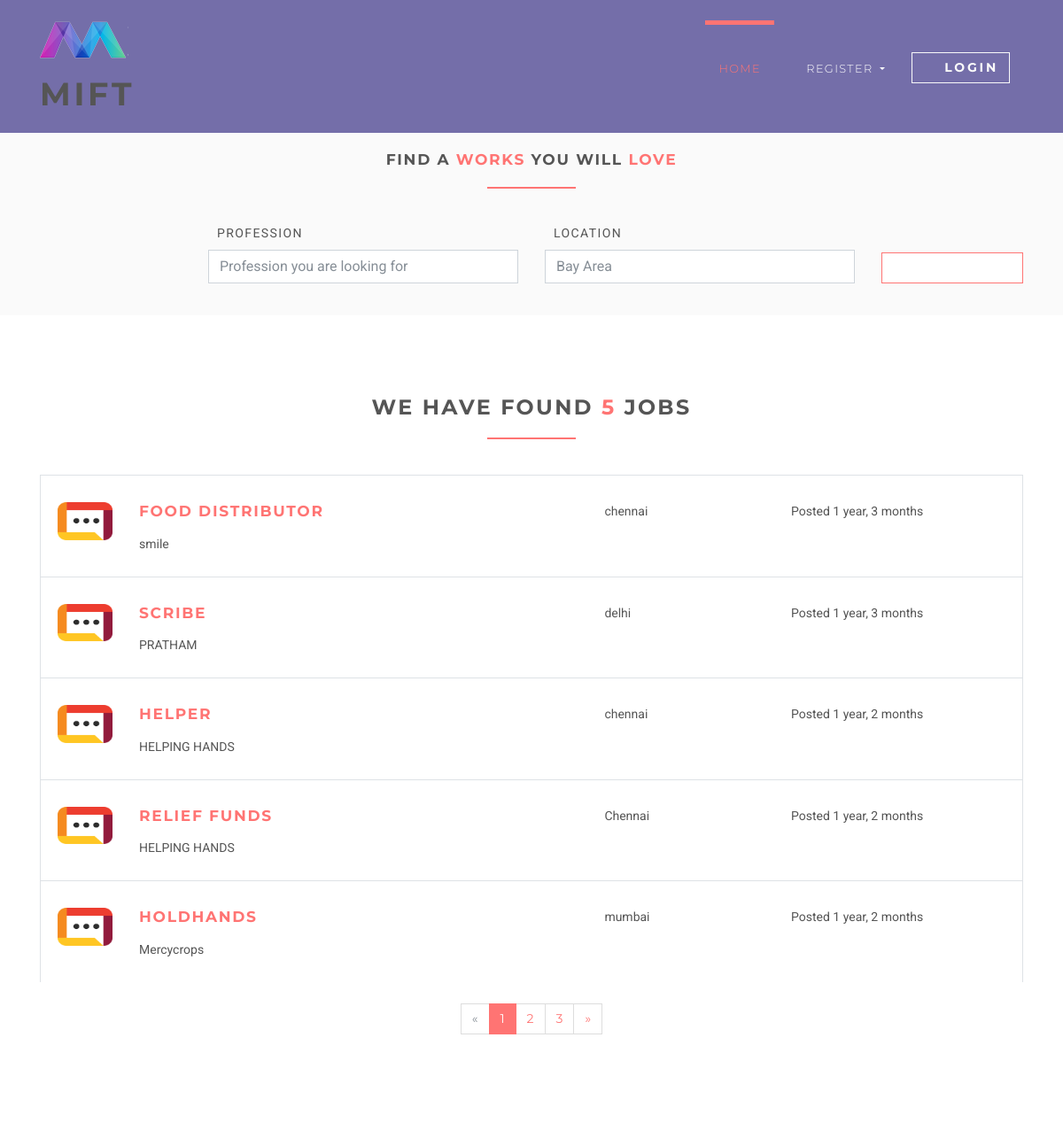
/jobs (upper part), run on an earlier commit of the app's database.
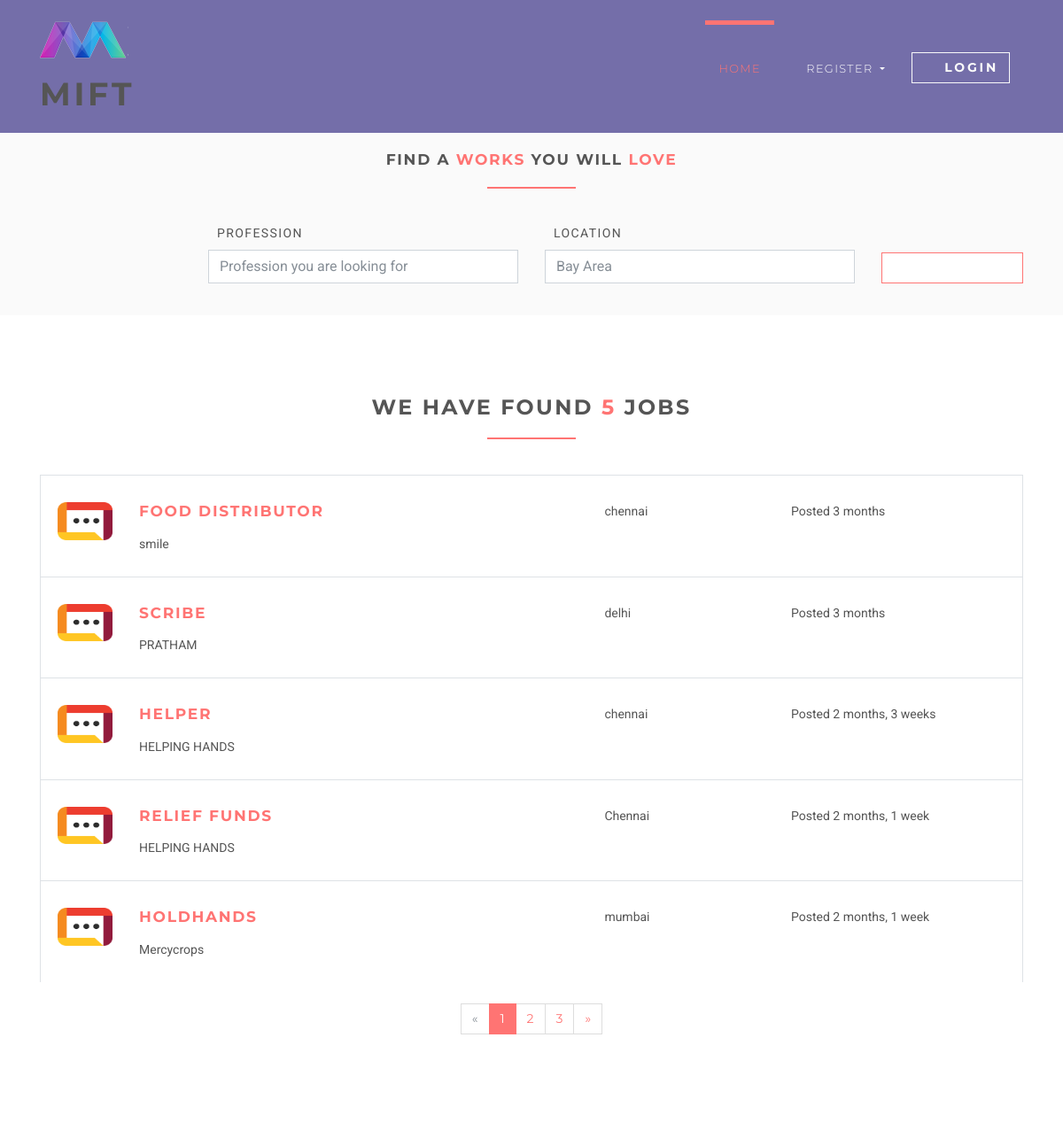
And on a later commit of the database.
### jobsapp/models.py (models this page shows, shortened)
class Job(models.Model):
    user = models.ForeignKey(User, on_delete=models.CASCADE)
    title = models.CharField(max_length=300)
    description = models.TextField()
    location = models.CharField(max_length=150)
    type = models.CharField(choices=JOB_TYPE, max_length=10)
    last_date = models.DateTimeField()
    company_name = models.CharField(max_length=100)
    company_description = models.CharField(max_length=300)
    website = models.CharField(max_length=100, default="",blank=True)
    created_at = models.DateTimeField(default=timezone.now)
    filled = models.BooleanField(default=False)
    phone_number= models.PositiveIntegerField(blank=True,null=True)

### jobsapp/views/home.py (the view)
# urls.py: path('jobs', JobListView.as_view(), name='jobs'),
class JobListView(ListView):
    model = Job
    template_name = 'jobs/jobs.html'
    context_object_name = 'jobs'
    paginate_by = 5

### templates/jobs/jobs.html (shortened to what the changed rows need)
{% extends 'base.html' %}
{% load static %}
{% block content %}
    <section>
        <div class="container">
            {% for job in jobs %}
                <div class="job-listing  ">
                    <div class="row">
                        <div class="col-md-12 col-lg-6">
                            <div class="row">
                                <div class="col-2">
                                    <img src="{% static 'img/company-1.png' %}"
                                         alt="Ipsioou " class="img-fluid">
                                </div>
                                <div class="col-10">
                                    <h4 class="job__title"><a
                                            href="{% url 'jobs:jobs-detail' job.id %}">{{ job.title }}</a></h4>
                                    <p class="job__company">
                                        {{ job.company_name }}
                                    </p>
                                </div>
                            </div>
                        </div>
                        <div class="col-10 col-md-3 col-lg-2 ml-auto"><i class="fa fa-map-marker job__location"></i>
                            {{ job.location }}
                        </div>
                        <div class="col-10 col-md-3 col-lg-3 ml-auto">
                            <p>Posted {{ job.created_at|timesince }}</p>
                        </div>
                    </div>
                </div>
            {% endfor %}
        </div>
    </section>
{% endblock %}

What changed in the data, as far as the page shows it:
changed Job "FOOD DISTRIBUTOR": created_at "1 year, 3 months" → "3 months"
changed Job "SCRIBE": created_at "1 year, 3 months" → "3 months"
changed Job "HELPER": created_at "1 year, 2 months" → "2 months, 3 weeks"
changed Job "RELIEF FUNDS": created_at "1 year, 2 months" → "2 months, 1 week"
changed Job "HOLDHANDS": created_at "1 year, 2 months" → "2 months, 1 week"
